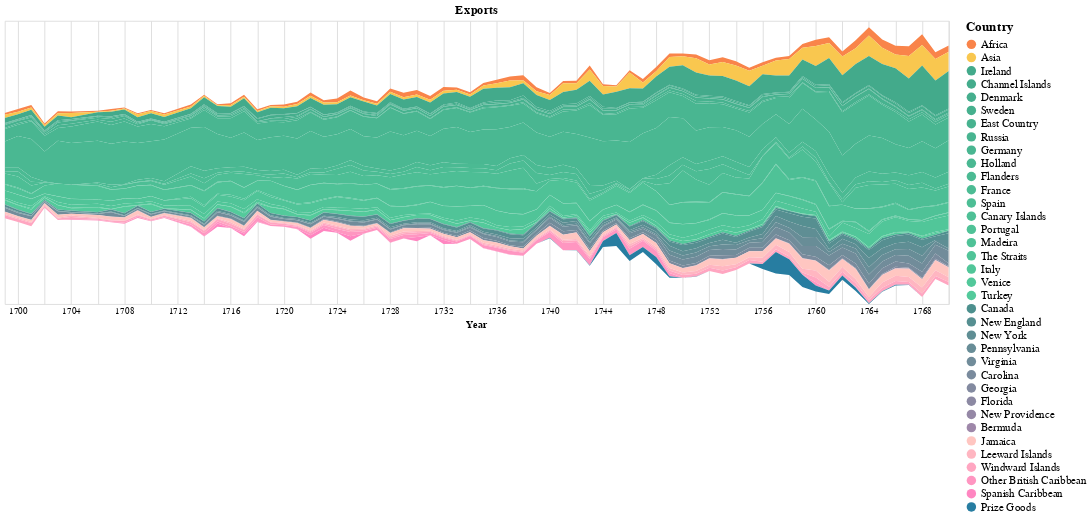

Write notebook code for a chart like this one.
### Code cell
import pandas as pd
import altair as alt

# Replace 'path/to/your/file.xlsx' with the actual path to your Excel file
file_path = 'Customs data for James.xlsx'

# Read the Excel file
df = pd.read_excel(file_path, header=None)

# Extract relevant part of the dataframe
# Countries are in column 0 (A120:A156) and years are from column 1 (B120:BU156)
# Data range is A120:BV156
df_relevant = df.iloc[81:118, 0:73]  # Rows 82 to 117, columns 0 to 73

years = df_relevant.iloc[0, 1:].values

countries = df_relevant.iloc[1:, 0].values

data = df_relevant.iloc[1:, 1:].values

filtered_years_indices = [i for i, year in enumerate(years) if year not in [1705, 1712]]
filtered_years = [year for year in years if year not in [1705, 1712]]
filtered_data = data[:, filtered_years_indices]

long_data = []
for i, country in enumerate(countries):
    for j, year in enumerate(filtered_years):
        long_data.append({
            'Year': pd.to_datetime(str(year)),
            'Country': country,
            'Export': filtered_data[i, j],
            'CountryOrder': -1 - i  # Add a column to preserve the original order of countries
        })

df_long = pd.DataFrame(long_data)

# Define the pastel color scale
color_scale = alt.Scale(
    domain=list(countries),
    range=[
        '#f9844a', 
        '#f9c74f',  
        '#43aa8b', '#44ac8c', '#45ae8d', '#46b08e', '#47b28f', '#48b490', '#49b691', '#4ab892', '#4bba93', '#4cbc94', '#4dbe95', '#4ec096', '#4fc297', '#4fc297', '#50c498', '#51c699', '#52c89a', '#53ca9b', 
        '#4d908e', '#568f91', '#5f8e94', '#688d97', '#718c9a', '#7a8b9d', '#838aa0', '#8c89a3', '#9588a6', '#9e87a9', 
        '#ffc6c1', '#ffb6c1', '#ffa6c1', '#ff96c1', '#ff86c1', 
        '#277da1'   
    ]
)

selection = alt.selection_point(fields=['Country'], bind='legend')

chart = alt.Chart(df_long).mark_area().encode(
    alt.X('Year:T', axis=alt.Axis(domain=False, format='%Y', tickSize=0)),
    alt.Y('sum(Export):Q', stack='center', axis=None),
    alt.Color('Country:N', scale=color_scale, legend=alt.Legend(
        title="Country",
        orient="right",
        columns=1,
        symbolLimit=0,
        legendY=0,
        titleFontSize=14,
        labelFontSize=12
    )),
    opacity=alt.condition(selection, alt.value(1), alt.value(0.2)),
    tooltip=[
        alt.Tooltip('Year:T', title='Year', format='%Y'),
        alt.Tooltip('Country:N', title='Country'),
        alt.Tooltip('sum(Export):Q', title='Export')
    ],
    order=alt.Order('CountryOrder:O', sort='ascending')  # Use the order encoding to sort by the original country order
).add_params(
    selection
).properties(
    width=1000,
    title="Exports"
).interactive()

chart

### Figure 1 — Vega-Lite specification as saved in the notebook (floating-point values rounded to 4 significant figures; data arrays with more than 128 entries replaced by an {"elided": "..."} marker saying what was removed)
{"config": {"view": {"continuousWidth": 300, "continuousHeight": 300}}, "data": {"name": "data-295d6481f0a61ff1e1a4b0a6b976c106"}, "mark": {"type": "area"}, "encoding": {"color": {"field": "Country", "legend": {"columns": 1, "labelFontSize": 12, "legendY": 0, "orient": "right", "symbolLimit": 0, "title": "Country", "titleFontSize": 14}, "scale": {"domain": ["Africa", "Asia", "Ireland", "Channel Islands", "Denmark", "Sweden", "East Country", "Russia", "Germany", "Holland", "Flanders", "France", "Spain", "Canary Islands", "Portugal", "Madeira", "The Straits", "Italy", "Venice", "Turkey", "Canada", "New England", "New York", "Pennsylvania", "Virginia", "Carolina", "Georgia", "Florida", "New Providence", "Bermuda", "Jamaica", "Leeward Islands", "Windward Islands", "Other British Caribbean", "Spanish Caribbean", "Prize Goods"], "range": ["#f9844a", "#f9c74f", "#43aa8b", "#44ac8c", "#45ae8d", "#46b08e", "#47b28f", "#48b490", "#49b691", "#4ab892", "#4bba93", "#4cbc94", "#4dbe95", "#4ec096", "#4fc297", "#4fc297", "#50c498", "#51c699", "#52c89a", "#53ca9b", "#4d908e", "#568f91", "#5f8e94", "#688d97", "#718c9a", "#7a8b9d", "#838aa0", "#8c89a3", "#9588a6", "#9e87a9", "#ffc6c1", "#ffb6c1", "#ffa6c1", "#ff96c1", "#ff86c1", "#277da1"]}, "type": "nominal"}, "opacity": {"condition": {"param": "param_3", "value": 1}, "value": 0.2}, "order": {"field": "CountryOrder", "sort": "ascending", "type": "ordinal"}, "tooltip": [{"field": "Year", "format": "%Y", "title": "Year", "type": "temporal"}, {"field": "Country", "title": "Country", "type": "nominal"}, {"aggregate": "sum", "field": "Export", "title": "Export", "type": "quantitative"}], "x": {"axis": {"domain": false, "format": "%Y", "tickSize": 0}, "field": "Year", "type": "temporal"}, "y": {"aggregate": "sum", "axis": null, "field": "Export", "stack": "center", "type": "quantitative"}}, "params": [{"name": "param_3", "select": {"type": "point", "fields": ["Country"]}, "bind": "legend"}, {"name": "param_4", "select": {"type": "interval", "encodings": ["x", "y"]}, "bind": "scales"}], "title": "Exports", "width": 1000, "$schema": "https://vega.github.io/schema/vega-lite/v5.17.0.json", "datasets": {"data-295d6481f0a61ff1e1a4b0a6b976c106": {"elided": "2520 records"}}}
